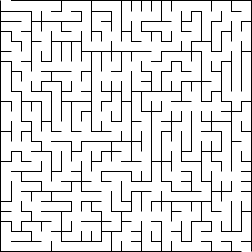
#> input picture maze/maze_03.png, 252 x 252 px
$ python Main.py
#> lines starting #> are read from the running program, lines starting #| are printed output that depends on the picture
from PIL import Image
import time
start_time = time.time()
file_name = "maze_03"
im = Image.open(f"maze/{file_name}.png")
#> im is the input picture: PIL image 252x252 RGBA; mean R, G, B, A 228, 228, 228, 255
width, height = im.size
#> width = 252; height = 252
print(f"Picture size: {width}x{height}")
#| Picture size: 252x252
pixels = im.load()
mark = (255, 255, 255, 0)
white = (255, 255, 255, 255)
black = (0, 0, 0, 255)
green = (0, 255, 0, 255)

# region Find top left corner of a maze
leftBorder = 0
topBorder = 0
for i in range(0, width):
    if pixels[i, 1/2*height][0] < 255:
        leftBorder = i
        break
for i in range(0, height):
    if pixels[leftBorder, i][0] < 255:
        topBorder = i
        break
# endregion

# region get tunnel size
leftTunnelWall = -1
rightTunnelWall = -1
for i in range(leftBorder, width):
    if pixels[i, topBorder] == white and leftTunnelWall == -1:
        leftTunnelWall = i-1
    elif pixels[i, topBorder] < white and leftTunnelWall >= 0 and rightTunnelWall == -1:
        rightTunnelWall = i
#> after the loop, leftTunnelWall = 0; rightTunnelWall = 11

tunnel_size = rightTunnelWall - leftTunnelWall - 1
#> tunnel_size = 10
# endregion

startingPoint = [leftBorder + 1, topBorder + 1]
#> startingPoint = [1, 1]


class Solver:
    def __init__(self):
        self.currentPosition = startingPoint
#> self.currentPosition = [1, 1]
        self.direction = 'South'

    def mark(self):
        x = self.currentPosition[0]
        y = self.currentPosition[1]
        pixels[x, y] = mark

    def draw(self):
        direction = self.direction
        x = self.currentPosition[0]
        y = self.currentPosition[1]
        for i in range(0, tunnel_size-1):
            if direction == 'North':
                pixels[x - i, y] = green
            elif direction == 'East':
                pixels[x, y - i] = green
            elif direction == 'South':
                pixels[x + i, y] = green
            elif direction == 'West':
                pixels[x, y + i] = green

    def scan_for_walls(self):
        detector = [0, 0, 0, 0]
        x = self.currentPosition[0]
        y = self.currentPosition[1]
        if pixels[x, y - 1][0] != 255:
            detector[0] = 1
        if pixels[x + 1, y][0] != 255:
            detector[1] = 1
        if pixels[x, y + 1][0] != 255:
            detector[2] = 1
        if pixels[x - 1, y][0] != 255:
            detector[3] = 1
        return detector

    def move(self, mark_or_draw):
        direction = self.direction
        if mark_or_draw == 'mark':
            self.mark()
        elif mark_or_draw == 'draw':
            self.draw()

        if direction == 'East':
            self.currentPosition[0] += 1
        elif direction == 'West':
            self.currentPosition[0] -= 1
        elif direction == 'South':
            self.currentPosition[1] += 1
        elif direction == 'North':
            self.currentPosition[1] -= 1

    def turn_right(self):
        previous_direction = self.direction
        if previous_direction == 'North':
            self.direction = 'East'
        elif previous_direction == 'East':
            self.direction = 'South'
        elif previous_direction == 'South':
            self.direction = 'West'
        elif previous_direction == 'West':
            self.direction = 'North'

    def turn_left(self):
        previous_direction = self.direction
        if previous_direction == 'North':
            self.direction = 'West'
        elif previous_direction == 'East':
            self.direction = 'North'
        elif previous_direction == 'South':
            self.direction = 'East'
        elif previous_direction == 'West':
            self.direction = 'South'

    def draw_the_route(self):
        self.currentPosition = [leftBorder + 1, topBorder + 1]
        count = 0
        self.direction = 'South'
        while self.currentPosition[1] < height - 10 and self.currentPosition[0] < width - 10:
            count += 1
            direction = self.direction
            if self.currentPosition[1] == height-2:
                self.currentPosition[1] -= 1
                self.turn_right()
                self.move('draw')
            x = self.currentPosition[0]
            y = self.currentPosition[1]
            surround_colors = {
                "North": pixels[x, y - 1],
                "East": pixels[x + 1, y],
                "South": pixels[x, y + 1],
                "West": pixels[x - 1, y]
            }
            # scan left side for shortcuts
            if surround_colors[direction] == mark:
                for i in range(1, tunnel_size):
                    if x+tunnel_size < width or y+tunnel_size < height:
                        if direction == 'North' and pixels[x - i, y] == mark:
                            self.turn_left()
                            self.move('draw')
                            break
                        elif direction == 'East' and pixels[x, y - i] == mark:
                            self.turn_left()
                            self.move('draw')
                            break
                        elif direction == 'South' and pixels[x + i, y] == mark:
                            self.turn_left()
                            self.move('draw')
                            break
                        elif direction == 'West' and pixels[x, y + i] == mark:
                            self.turn_left()
                            self.move('draw')
                            break
                        elif i == tunnel_size-1:
                            self.move('draw')
            elif surround_colors[direction] == white:
                for i in range(1, tunnel_size):
                    if direction == 'North' and pixels[x, y - i] == mark:
                        self.move('draw')
                        break
                    elif direction == 'East' and pixels[x + i, y] == mark:
                        self.move('draw')
                        break
                    elif direction == 'South' and pixels[x, y + i] == mark:
                        self.move('draw')
                        break
                    elif direction == 'West' and pixels[x - i, y] == mark:
                        self.move('draw')
                        break
                    elif i == tunnel_size-1:
                        self.turn_right()
                        self.move('draw')
            elif surround_colors[direction] == black:
                self.turn_left()
                self.move('draw')
        print(f'result path length: {count} pixels')

    def find_the_way(self):
        count = 0
        while self.currentPosition[1] < height-1:
            count += 1
            walls_detected = self.scan_for_walls()
            if sum(walls_detected) == 0:
                self.turn_right()
                self.move('mark')
            elif sum(walls_detected) == 1:
                self.move('mark')
            elif sum(walls_detected) > 1:
                self.turn_left()
                self.move('mark')
#> after the loop, count = 5693
        print(f'steps to find the exit: {count}')
#| steps to find the exit: 5693
        self.draw_the_route()
#| result path length: 772 pixels


if __name__ == '__main__':

    solver = Solver()
    solver.find_the_way()

    im.save(f"solved/{file_name}_solved.png")
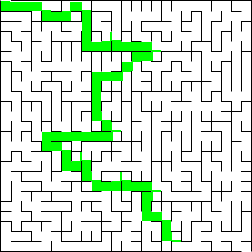
#> saved as maze_03_solved.png: PIL image 252x252 RGBA; mean R, G, B, A 206.5, 228, 206.5, 234.7; transparent parts drawn white
    print(f"total execution time: {round((time.time() - start_time)*1000, 3)}ms")

$ run again, with maze/maze_04.png copied over maze/maze_03.png
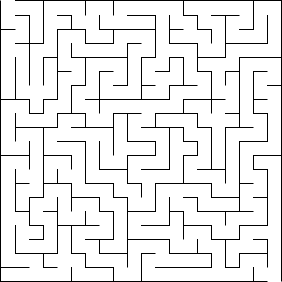
#> input picture maze/maze_04.png, 282 x 282 px
#> im is the input picture: PIL image 282x282 RGBA; mean R, G, B, A 235.3, 235.3, 235.3, 255
#| Picture size: 282x282
#> after the loop `for i in range(leftBorder, width):`: leftTunnelWall = 0; rightTunnelWall = 15
#> tunnel_size = 14
#| steps to find the exit: 3187
#| result path length: 1846 pixels
#> `im.save(f"solved/{file_name}_solved.png")`:
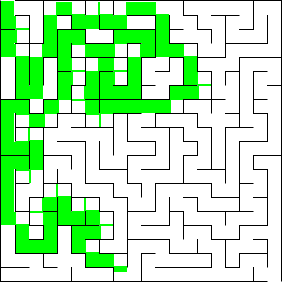
#> saved as maze_03_solved.png: PIL image 282x282 RGBA; mean R, G, B, A 180.4, 235.3, 180.4, 250.4; transparent parts drawn white
